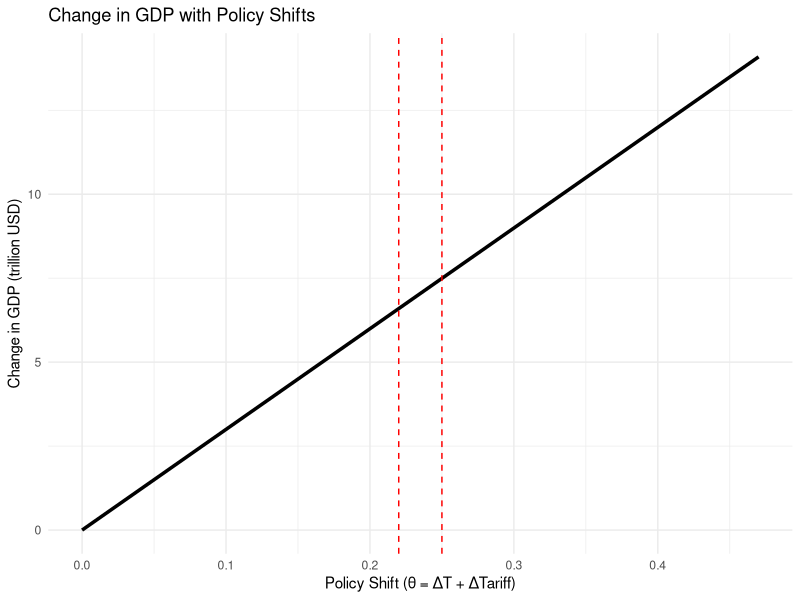
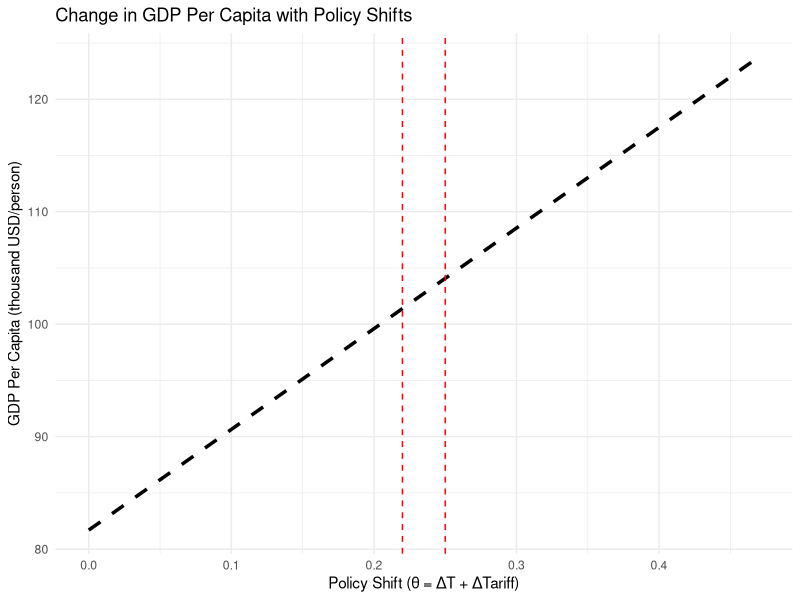
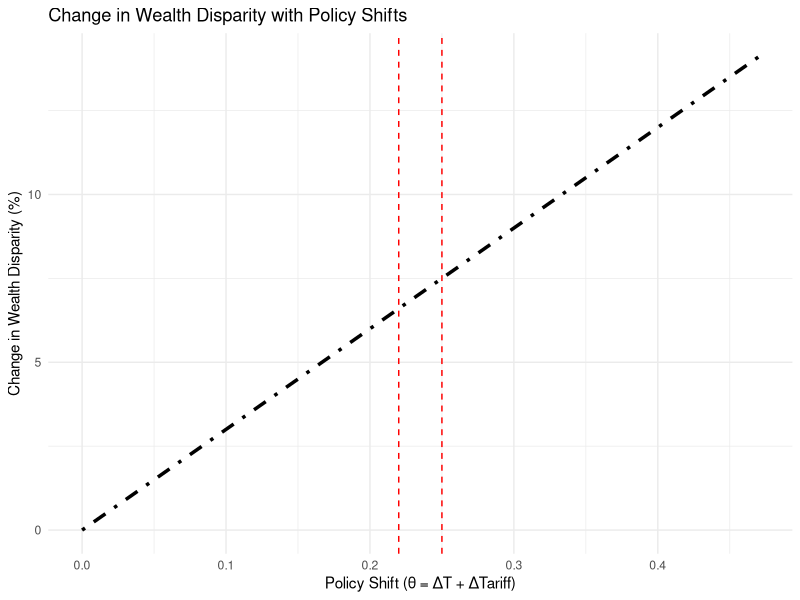

The R source for these figures, in order:
library(ggplot2)

# Main Parameters
GDP_current <- 27.36  # in trillion USD
population <- 0.3349  # in billion people
wealth_top10_current <- 60  # in percentage

# GDP Parameters (2023)
beta_C <- 0.6817  
beta_I <- 0.207  
beta_G <- 0.207  

# Trump policy Changes
tax_rate <- 0.22  # 22%
tariff_increase <- 0.25  # 25% tariff increase
policy_shift_max <- tax_rate + tariff_increase  # Total policy shift

# Elasticity
GDP_elasticity <- beta_C + beta_I + beta_G  
wealth_elasticity <- 0.4 + 0.1  

# Functions
GDP_func <- function(theta) GDP_current * (1 + GDP_elasticity * theta)
Wealth_func <- function(theta) wealth_top10_current * (1 + wealth_elasticity * theta)
GDP_pc_func <- function(theta) GDP_func(theta) / population  

# Data
policy_shift <- seq(0, policy_shift_max, length.out = 100)
GDP_values <- sapply(policy_shift, GDP_func) 
GDP_pc_values <- sapply(policy_shift, GDP_pc_func)
Wealth_values <- sapply(policy_shift, Wealth_func)

# Data frame
data <- data.frame(policy_shift, GDP_values, GDP_pc_values, Wealth_values)

# Change in GDP
ggplot(data, aes(x = policy_shift, y = GDP_values - GDP_current)) +
  geom_line(color = "black", size = 1.2) +
  geom_vline(xintercept = tax_rate, linetype = "dashed", color = "red") +
  geom_vline(xintercept = tariff_increase, linetype = "dashed", color = "red") +
  labs(title = "Change in GDP with Policy Shifts",
       x = "Policy Shift (θ = ΔT + ΔTariff)",
       y = "Change in GDP (trillion USD)") +
  theme_minimal()

# Change in GDP per capita
ggplot(data, aes(x = policy_shift, y = GDP_pc_values)) +
  geom_line(color = "black", size = 1.2, linetype = "dashed") +
  geom_vline(xintercept = tax_rate, linetype = "dashed", color = "red") +
  geom_vline(xintercept = tariff_increase, linetype = "dashed", color = "red") +
  labs(title = "Change in GDP Per Capita with Policy Shifts",
       x = "Policy Shift (θ = ΔT + ΔTariff)",
       y = "GDP Per Capita (thousand USD/person)") +
  theme_minimal()

# Chang in wealth disparity
ggplot(data, aes(x = policy_shift, y = Wealth_values - wealth_top10_current)) +
  geom_line(color = "black", size = 1.2, linetype = "dotdash") +
  geom_vline(xintercept = tax_rate, linetype = "dashed", color = "red") +
  geom_vline(xintercept = tariff_increase, linetype = "dashed", color = "red") +
  labs(title = "Change in Wealth Disparity with Policy Shifts",
       x = "Policy Shift (θ = ΔT + ΔTariff)",
       y = "Change in Wealth Disparity (%)") +
  theme_minimal()

